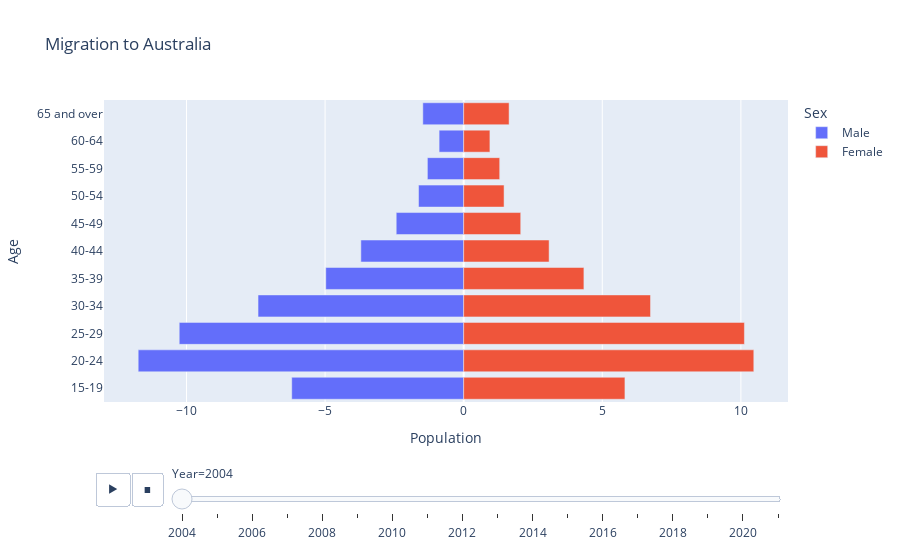

Notebook cell for this chart:
### Code cell
fig = px.bar(dataFull, y='Age', x='Population', animation_frame = 'Year', color='Sex', title='Migration to Australia')
fig.show()

### Figure 1 — Plotly figure (JSON) as saved in the notebook; plotly's stock layout.template omitted (floating-point values rounded to 4 significant figures)
{"data": [{"alignmentgroup": "True", "hovertemplate": "Sex=Male<br>Year=2004<br>Population=%{x}<br>Age=%{y}<extra></extra>", "legendgroup": "Male", "marker": {"color": "#636efa", "pattern": {"shape": ""}}, "name": "Male", "offsetgroup": "Male", "orientation": "h", "showlegend": true, "textposition": "auto", "type": "bar", "x": [-6.203, -11.74, -10.26, -7.418, -4.974, -3.709, -2.434, -1.628, -1.309, -0.8861, -1.474], "xaxis": "x", "y": ["15-19", "20-24", "25-29", "30-34", "35-39", "40-44", "45-49", "50-54", "55-59", "60-64", "65 and over"], "yaxis": "y"}, {"alignmentgroup": "True", "hovertemplate": "Sex=Female<br>Year=2004<br>Population=%{x}<br>Age=%{y}<extra></extra>", "legendgroup": "Female", "marker": {"color": "#EF553B", "pattern": {"shape": ""}}, "name": "Female", "offsetgroup": "Female", "orientation": "h", "showlegend": true, "textposition": "auto", "type": "bar", "x": [5.817, 10.47, 10.13, 6.74, 4.337, 3.081, 2.058, 1.457, 1.299, 0.9466, 1.638], "xaxis": "x", "y": ["15-19", "20-24", "25-29", "30-34", "35-39", "40-44", "45-49", "50-54", "55-59", "60-64", "65 and over"], "yaxis": "y"}], "layout": {"barmode": "relative", "legend": {"title": {"text": "Sex"}, "tracegroupgap": 0}, "sliders": [{"active": 0, "currentvalue": {"prefix": "Year="}, "len": 0.9, "pad": {"b": 10, "t": 60}, "steps": [{"args": [["2004"], {"frame": {"duration": 0, "redraw": true}, "fromcurrent": true, "mode": "immediate", "transition": {"duration": 0, "easing": "linear"}}], "label": "2004", "method": "animate"}, {"args": [["2005"], {"frame": {"duration": 0, "redraw": true}, "fromcurrent": true, "mode": "immediate", "transition": {"duration": 0, "easing": "linear"}}], "label": "2005", "method": "animate"}, {"args": [["2006"], {"frame": {"duration": 0, "redraw": true}, "fromcurrent": true, "mode": "immediate", "transition": {"duration": 0, "easing": "linear"}}], "label": "2006", "method": "animate"}, {"args": [["2007"], {"frame": {"duration": 0, "redraw": true}, "fromcurrent": true, "mode": "immediate", "transition": {"duration": 0, "easing": "linear"}}], "label": "2007", "method": "animate"}, {"args": [["2008"], {"frame": {"duration": 0, "redraw": true}, "fromcurrent": true, "mode": "immediate", "transition": {"duration": 0, "easing": "linear"}}], "label": "2008", "method": "animate"}, {"args": [["2009"], {"frame": {"duration": 0, "redraw": true}, "fromcurrent": true, "mode": "immediate", "transition": {"duration": 0, "easing": "linear"}}], "label": "2009", "method": "animate"}, {"args": [["2010"], {"frame": {"duration": 0, "redraw": true}, "fromcurrent": true, "mode": "immediate", "transition": {"duration": 0, "easing": "linear"}}], "label": "2010", "method": "animate"}, {"args": [["2011"], {"frame": {"duration": 0, "redraw": true}, "fromcurrent": true, "mode": "immediate", "transition": {"duration": 0, "easing": "linear"}}], "label": "2011", "method": "animate"}, {"args": [["2012"], {"frame": {"duration": 0, "redraw": true}, "fromcurrent": true, "mode": "immediate", "transition": {"duration": 0, "easing": "linear"}}], "label": "2012", "method": "animate"}, {"args": [["2013"], {"frame": {"duration": 0, "redraw": true}, "fromcurrent": true, "mode": "immediate", "transition": {"duration": 0, "easing": "linear"}}], "label": "2013", "method": "animate"}, {"args": [["2014"], {"frame": {"duration": 0, "redraw": true}, "fromcurrent": true, "mode": "immediate", "transition": {"duration": 0, "easing": "linear"}}], "label": "2014", "method": "animate"}, {"args": [["2015"], {"frame": {"duration": 0, "redraw": true}, "fromcurrent": true, "mode": "immediate", "transition": {"duration": 0, "easing": "linear"}}], "label": "2015", "method": "animate"}, {"args": [["2016"], {"frame": {"duration": 0, "redraw": true}, "fromcurrent": true, "mode": "immediate", "transition": {"duration": 0, "easing": "linear"}}], "label": "2016", "method": "animate"}, {"args": [["2017"], {"frame": {"duration": 0, "redraw": true}, "fromcurrent": true, "mode": "immediate", "transition": {"duration": 0, "easing": "linear"}}], "label": "2017", "method": "animate"}, {"args": [["2018"], {"frame": {"duration": 0, "redraw": true}, "fromcurrent": true, "mode": "immediate", "transition": {"duration": 0, "easing": "linear"}}], "label": "2018", "method": "animate"}, {"args": [["2019"], {"frame": {"duration": 0, "redraw": true}, "fromcurrent": true, "mode": "immediate", "transition": {"duration": 0, "easing": "linear"}}], "label": "2019", "method": "animate"}, {"args": [["2020"], {"frame": {"duration": 0, "redraw": true}, "fromcurrent": true, "mode": "immediate", "transition": {"duration": 0, "easing": "linear"}}], "label": "2020", "method": "animate"}, {"args": [["2021"], {"frame": {"duration": 0, "redraw": true}, "fromcurrent": true, "mode": "immediate", "transition": {"duration": 0, "easing": "linear"}}], "label": "2021", "method": "animate"}], "x": 0.1, "xanchor": "left", "y": 0, "yanchor": "top"}], "title": {"text": "Migration to Australia"}, "updatemenus": [{"buttons": [{"args": [null, {"frame": {"duration": 500, "redraw": true}, "fromcurrent": true, "mode": "immediate", "transition": {"duration": 500, "easing": "linear"}}], "label": "&#9654;", "method": "animate"}, {"args": [[null], {"frame": {"duration": 0, "redraw": true}, "fromcurrent": true, "mode": "immediate", "transition": {"duration": 0, "easing": "linear"}}], "label": "&#9724;", "method": "animate"}], "direction": "left", "pad": {"r": 10, "t": 70}, "showactive": false, "type": "buttons", "x": 0.1, "xanchor": "right", "y": 0, "yanchor": "top"}], "xaxis": {"anchor": "y", "domain": [0, 1], "title": {"text": "Population"}}, "yaxis": {"anchor": "x", "domain": [0, 1], "title": {"text": "Age"}}}}
